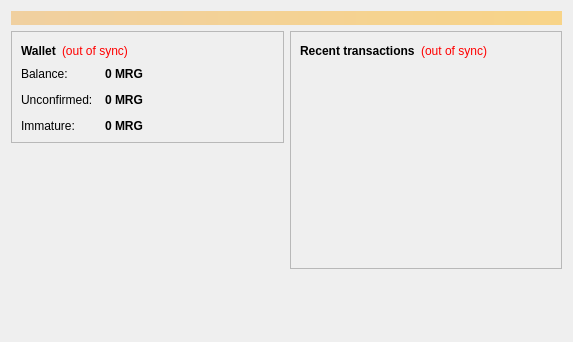
<?xml version="1.0" encoding="UTF-8"?>
<ui version="4.0">
 <class>OverviewPage</class>
 <widget class="QWidget" name="OverviewPage">
  <property name="geometry">
   <rect>
    <x>0</x>
    <y>0</y>
    <width>573</width>
    <height>342</height>
   </rect>
  </property>
  <property name="windowTitle">
   <string>Form</string>
  </property>
  <layout class="QVBoxLayout" name="topLayout">
   <item>
    <widget class="QLabel" name="labelAlerts">
     <property name="visible">
      <bool>false</bool>
     </property>
     <property name="styleSheet">
      <string notr="true">background-color: qlineargradient(x1: 0, y1: 0, x2: 1, y2: 0, stop:0 #F0D0A0, stop:1 #F8D488); color:#000000;</string>
     </property>
     <property name="wordWrap">
      <bool>true</bool>
     </property>
     <property name="margin">
      <number>3</number>
     </property>
    </widget>
   </item>
   <item>
    <layout class="QHBoxLayout" name="horizontalLayout" stretch="1,1">
     <item>
      <layout class="QVBoxLayout" name="verticalLayout_2">
       <item>
        <widget class="QFrame" name="frame">
         <property name="frameShape">
          <enum>QFrame::StyledPanel</enum>
         </property>
         <property name="frameShadow">
          <enum>QFrame::Raised</enum>
         </property>
         <layout class="QVBoxLayout" name="verticalLayout_4">
          <item>
           <layout class="QHBoxLayout" name="horizontalLayout_4">
            <item>
             <widget class="QLabel" name="label_5">
              <property name="font">
               <font>
                <weight>75</weight>
                <bold>true</bold>
               </font>
              </property>
              <property name="text">
               <string>Wallet</string>
              </property>
             </widget>
            </item>
            <item>
             <widget class="QLabel" name="labelWalletStatus">
              <property name="toolTip">
               <string>The displayed information may be out of date. Your wallet automatically synchronizes with the Miragecoin network after a connection is established, but this process has not completed yet.</string>
              </property>
              <property name="styleSheet">
               <string notr="true">QLabel { color: red; }</string>
              </property>
              <property name="text">
               <string notr="true">(out of sync)</string>
              </property>
              <property name="alignment">
               <set>Qt::AlignLeading|Qt::AlignLeft|Qt::AlignVCenter</set>
              </property>
             </widget>
            </item>
            <item>
             <spacer name="horizontalSpacer_2">
              <property name="orientation">
               <enum>Qt::Horizontal</enum>
              </property>
              <property name="sizeHint" stdset="0">
               <size>
                <width>40</width>
                <height>20</height>
               </size>
              </property>
             </spacer>
            </item>
           </layout>
          </item>
          <item>
           <layout class="QFormLayout" name="formLayout_2">
            <property name="fieldGrowthPolicy">
             <enum>QFormLayout::AllNonFixedFieldsGrow</enum>
            </property>
            <property name="horizontalSpacing">
             <number>12</number>
            </property>
            <property name="verticalSpacing">
             <number>12</number>
            </property>
            <item row="0" column="0">
             <widget class="QLabel" name="label">
              <property name="text">
               <string>Balance:</string>
              </property>
             </widget>
            </item>
            <item row="0" column="1">
             <widget class="QLabel" name="labelBalance">
              <property name="font">
               <font>
                <weight>75</weight>
                <bold>true</bold>
               </font>
              </property>
              <property name="cursor">
               <cursorShape>IBeamCursor</cursorShape>
              </property>
              <property name="toolTip">
               <string>Your current balance</string>
              </property>
              <property name="text">
               <string notr="true">0 MRG</string>
              </property>
              <property name="textInteractionFlags">
               <set>Qt::LinksAccessibleByMouse|Qt::TextSelectableByKeyboard|Qt::TextSelectableByMouse</set>
              </property>
             </widget>
            </item>
            <item row="1" column="0">
             <widget class="QLabel" name="label_3">
              <property name="text">
               <string>Unconfirmed:</string>
              </property>
             </widget>
            </item>
            <item row="1" column="1">
             <widget class="QLabel" name="labelUnconfirmed">
              <property name="font">
               <font>
                <weight>75</weight>
                <bold>true</bold>
               </font>
              </property>
              <property name="cursor">
               <cursorShape>IBeamCursor</cursorShape>
              </property>
              <property name="toolTip">
               <string>Total of transactions that have yet to be confirmed, and do not yet count toward the current balance</string>
              </property>
              <property name="text">
               <string notr="true">0 MRG</string>
              </property>
              <property name="textInteractionFlags">
               <set>Qt::LinksAccessibleByMouse|Qt::TextSelectableByKeyboard|Qt::TextSelectableByMouse</set>
              </property>
             </widget>
            </item>
            <item row="2" column="0">
             <widget class="QLabel" name="labelImmatureText">
              <property name="text">
               <string>Immature:</string>
              </property>
             </widget>
            </item>
            <item row="2" column="1">
             <widget class="QLabel" name="labelImmature">
              <property name="font">
               <font>
                <weight>75</weight>
                <bold>true</bold>
               </font>
              </property>
              <property name="toolTip">
               <string>Mined balance that has not yet matured</string>
              </property>
              <property name="text">
               <string notr="true">0 MRG</string>
              </property>
              <property name="textInteractionFlags">
               <set>Qt::LinksAccessibleByMouse|Qt::TextSelectableByKeyboard|Qt::TextSelectableByMouse</set>
              </property>
             </widget>
            </item>
           </layout>
          </item>
         </layout>
        </widget>
       </item>
       <item>
        <spacer name="verticalSpacer">
         <property name="orientation">
          <enum>Qt::Vertical</enum>
         </property>
         <property name="sizeHint" stdset="0">
          <size>
           <width>20</width>
           <height>40</height>
          </size>
         </property>
        </spacer>
       </item>
      </layout>
     </item>
     <item>
      <layout class="QVBoxLayout" name="verticalLayout_3">
       <item>
        <widget class="QFrame" name="frame_2">
         <property name="frameShape">
          <enum>QFrame::StyledPanel</enum>
         </property>
         <property name="frameShadow">
          <enum>QFrame::Raised</enum>
         </property>
         <layout class="QVBoxLayout" name="verticalLayout">
          <item>
           <layout class="QHBoxLayout" name="horizontalLayout_2">
            <item>
             <widget class="QLabel" name="label_4">
              <property name="text">
               <string>&lt;b&gt;Recent transactions&lt;/b&gt;</string>
              </property>
             </widget>
            </item>
            <item>
             <widget class="QLabel" name="labelTransactionsStatus">
              <property name="toolTip">
               <string>The displayed information may be out of date. Your wallet automatically synchronizes with the Miragecoin network after a connection is established, but this process has not completed yet.</string>
              </property>
              <property name="styleSheet">
               <string notr="true">QLabel { color: red; }</string>
              </property>
              <property name="text">
               <string notr="true">(out of sync)</string>
              </property>
              <property name="alignment">
               <set>Qt::AlignRight|Qt::AlignTrailing|Qt::AlignVCenter</set>
              </property>
             </widget>
            </item>
            <item>
             <spacer name="horizontalSpacer">
              <property name="orientation">
               <enum>Qt::Horizontal</enum>
              </property>
              <property name="sizeHint" stdset="0">
               <size>
                <width>40</width>
                <height>20</height>
               </size>
              </property>
             </spacer>
            </item>
           </layout>
          </item>
          <item>
           <widget class="QListView" name="listTransactions">
            <property name="styleSheet">
             <string notr="true">QListView { background: transparent; }</string>
            </property>
            <property name="frameShape">
             <enum>QFrame::NoFrame</enum>
            </property>
            <property name="verticalScrollBarPolicy">
             <enum>Qt::ScrollBarAlwaysOff</enum>
            </property>
            <property name="horizontalScrollBarPolicy">
             <enum>Qt::ScrollBarAlwaysOff</enum>
            </property>
            <property name="selectionMode">
             <enum>QAbstractItemView::NoSelection</enum>
            </property>
           </widget>
          </item>
         </layout>
        </widget>
       </item>
       <item>
        <spacer name="verticalSpacer_2">
         <property name="orientation">
          <enum>Qt::Vertical</enum>
         </property>
         <property name="sizeHint" stdset="0">
          <size>
           <width>20</width>
           <height>40</height>
          </size>
         </property>
        </spacer>
       </item>
      </layout>
     </item>
    </layout>
   </item>
  </layout>
 </widget>
 <resources/>
 <connections/>
</ui>
